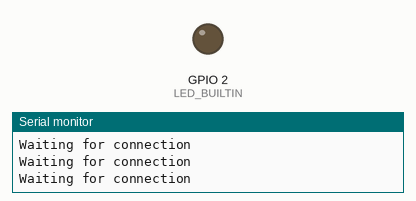
This sketch was run on a simulated ESP8266 (NodeMCU). On the bench: output pins drawn as LEDs (lit = HIGH, except the on-board LED, lit = LOW), the last lines printed to the serial monitor. WiFi joins after 1.5 s; servers stay silent unless stated; uploads are accepted with an empty reply; random numbers use the default seed unless the sketch sets one.

Above: at 1.7 s.
At 4.8 s:
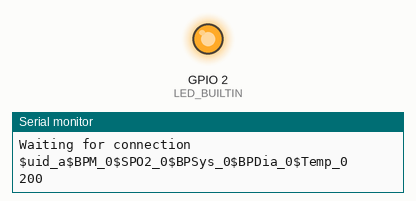
Timing chart, 0 to 9.6 s (numbered marks = the images above):
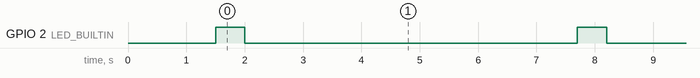

Measured:
- by itself, GPIO 2 (LED_BUILTIN): alternates HIGH for 0.50 s and LOW for 5.7 s

The sketch:

NodeCode.ino
```cpp
#include <ESP8266HTTPClient.h>
#include <ESP8266WiFi.h>
#include <WiFiClientSecure.h>
#include <SoftwareSerial.h>
#include <string.h>

long BPM;
long SPO2;
long BPSys;
long BPDia;
long Temp;

void setup() {

  pinMode(LED_BUILTIN, OUTPUT);
  Serial.begin(115200);                                  //Serial connection
  WiFi.begin("vivo 1818", "mini09876");   //WiFi connection

  while (WiFi.status() != WL_CONNECTED) {  //Wait for the WiFI connection completion

    delay(500);
    Serial.println("Waiting for connection");

  }

}

void loop() {
  digitalWrite(LED_BUILTIN, HIGH);   // turn the LED on (HIGH is the voltage level)
  delay(500);                       // wait for a second
  digitalWrite(LED_BUILTIN, LOW);    // turn the LED off by making the voltage LOW
  delay(500);                       // wait for a second

  if (WiFi.status() == WL_CONNECTED) { //Check WiFi connection status

    HTTPClient http;    //Declare object of class HTTPClient

    http.begin("http://us-central1-dscdata-c56fb.cloudfunctions.net/addData");      //Specify request destination
    http.addHeader("Content-Type", "text/plain");  //Specify content-type header

    String str= "$uid_a$BPM_"+String(BPM)+"$SPO2_"+String(SPO2)+"$BPSys_"+String(BPSys)+"$BPDia_"+String(BPDia)+"$Temp_"+String(Temp);
    Serial.println(str);
    int httpCode = http.POST(str);   //Send the request
    String payload = http.getString();                  //Get the response payload

    Serial.println(httpCode);   //Print HTTP return code
    Serial.println(payload);    //Print request response payload

    http.end();  //Close connection

  } else {

    Serial.println("Error in WiFi connection");

  }


  //BPM
  BPM = random(70, 80);

  //SPO2
  SPO2 = random(90, 100);

  //BPSys
  BPSys = random(100, 120);

  //BPDia
  BPDia = random(80, 90);

  //Temp
  Temp = random(95, 28);


  delay(5000);  //Send a request every 5 seconds

}
```
